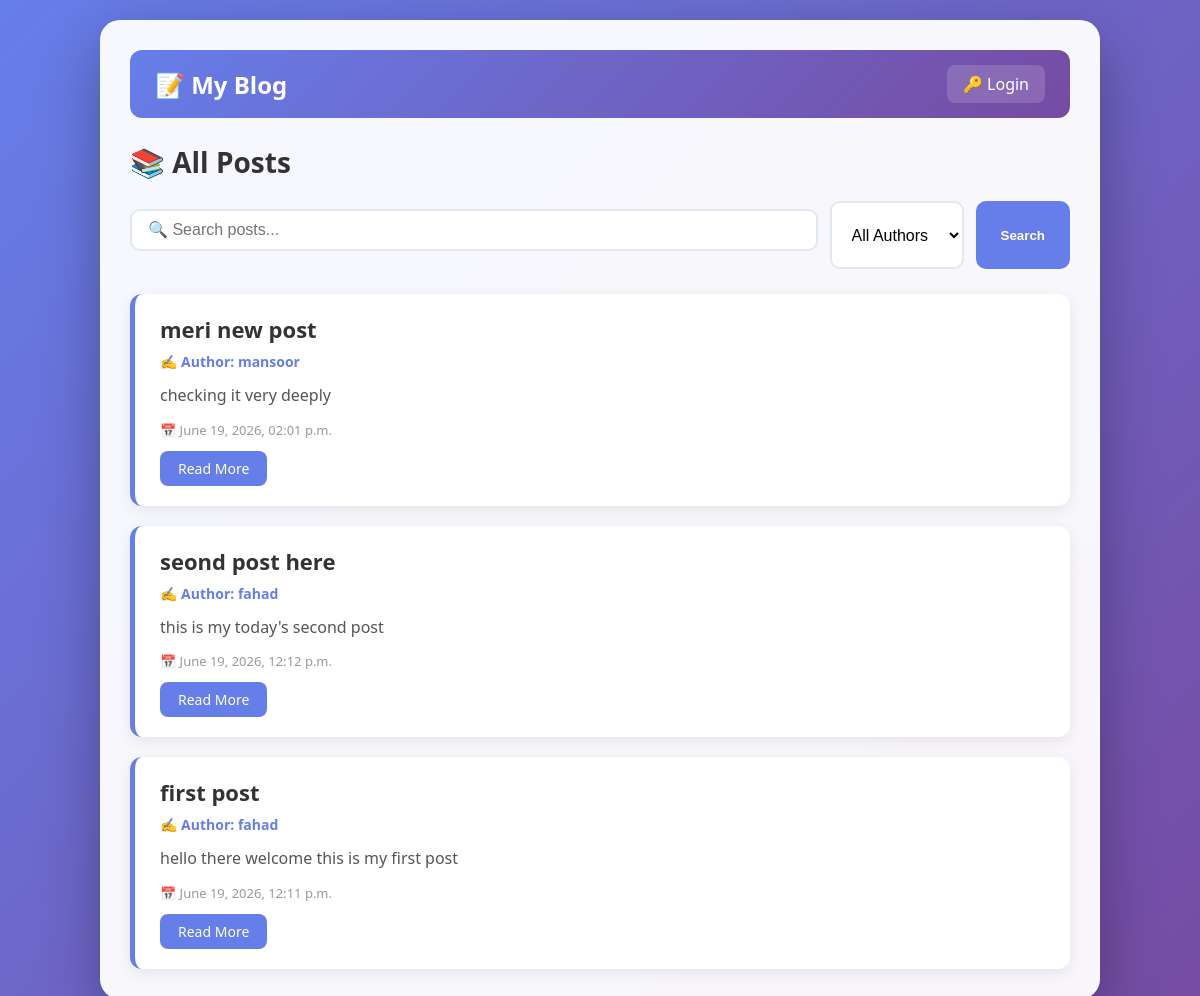
Before: / with the older database file.
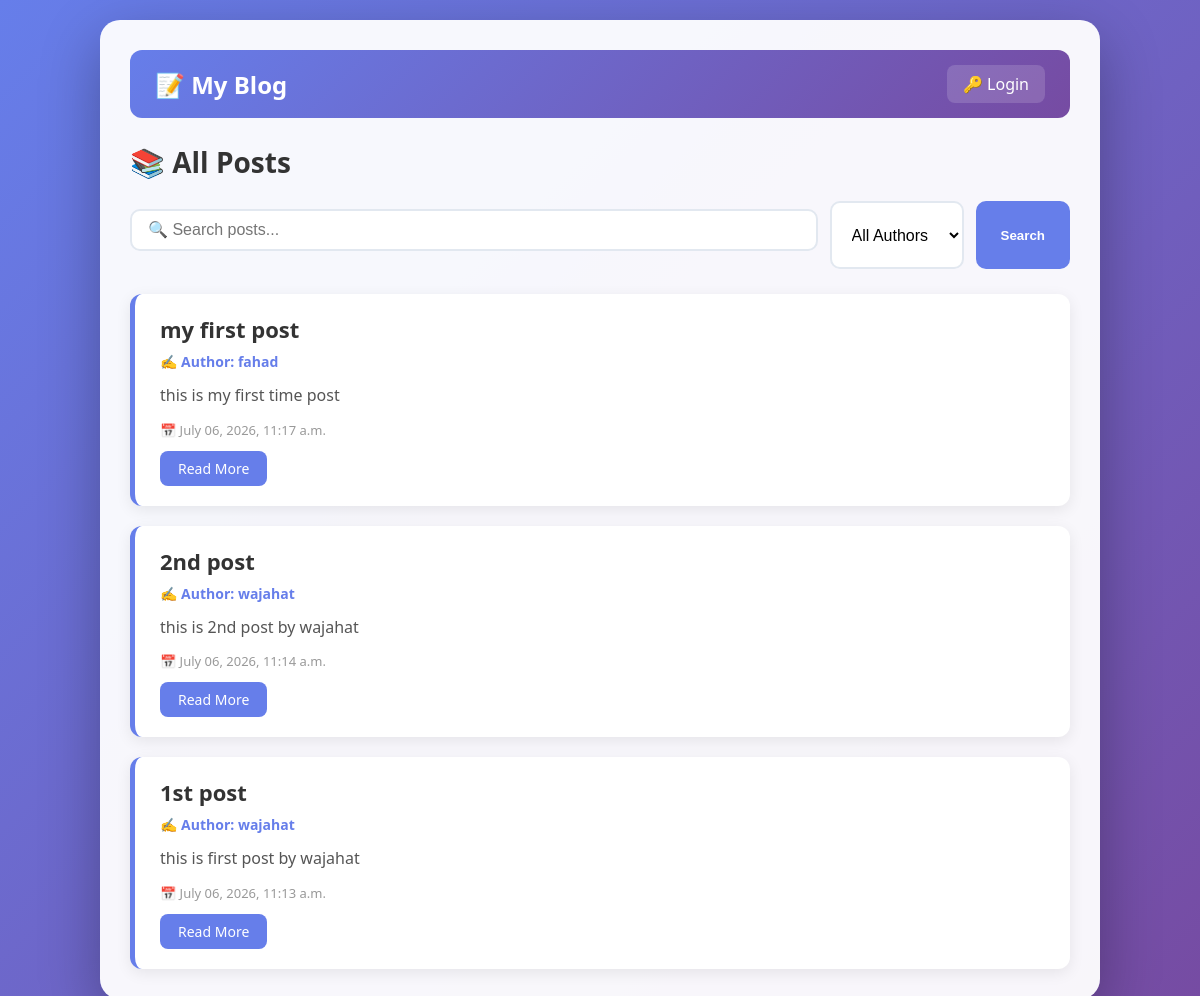
After: the same page with the newer database file.
### posts/models.py (models this page shows, shortened)
class Post(models.Model):
    title = models.CharField(max_length=200)
    content = models.TextField()
    author=models.ForeignKey(User,on_delete=models.CASCADE,related_name='posts',null=True,blank=True)
    created_at = models.DateTimeField(auto_now_add=True)

### posts/views.py (the view)
# urls.py: path('', PostListView.as_view(),name='home'),
class PostListView(ListView): #all posts
    model=Post
    template_name='posts/home.html'
    context_object_name='posts'
    def get_queryset(self):
        queryset=Post.objects.all()
        search=self.request.GET.get('search') #search
        if search:
            queryset=queryset.filter(title__icontains=search)
        author_id = self.request.GET.get('author')
        if author_id:
            queryset = queryset.filter(author_id=author_id)
        return queryset.order_by('-created_at')
    def get_context_data(self, **kwargs):
        context = super().get_context_data(**kwargs)
        context['authors'] = User.objects.all()
        return context

### blogproj/posts/templates/posts/home.html (shortened to what this page needs)
{% extends 'posts/base.html' %}
{% load static %}
{% block content %}
    <h2 class="page-title">📚 All Posts</h2>
    <form method="GET" action="{% url 'home' %}" class="search-form">
        <input type="text" name="search" placeholder="🔍 Search posts..." value="{{ request.GET.search }}">
        <select name="author">
            <option value="">All Authors</option>
        </select>
        <button type="submit">Search</button>
    </form>
    <div class="posts-grid">
        {% for post in posts %}
            <div class="post">
                <h2>{{ post.title }}</h2>
                <p class="author">✍️ Author: {{ post.author.username }}</p>
                <p class="content">{{ post.content|truncatewords:30 }}</p>
                <p class="meta">📅 {{ post.created_at|date:"F d, Y, h:i a" }}</p>
                <div class="actions">
                    <a href="{% url 'detail' pk=post.pk %}" class="btn btn-primary">Read More</a>
                </div>
            </div>
        {% empty %}
            <p>No posts yet. <a href="{% url 'create_post' %}">Create one</a></p>
        {% endfor %}
    </div>
{% endblock %}

### blogproj/posts/templates/posts/base.html (shortened to what this page needs)
{% load static %}
<!DOCTYPE html>
<html>
<head>
    <link rel="stylesheet" type="text/css" href="{% static 'posts/style.css' %}">
</head>
<body>
    <div class="container">
        <div class="nav">
            <h1>📝 My Blog</h1>
            <div class="nav-right">
                {% if user.is_authenticated %}
                    <span class="welcome">👋 Welcome, {{ user.username }}!</span>
                    <a href="{% url 'create_post' %}" class="btn btn-primary" style="background: rgba(255,255,255,0.2);">+ New Post</a>
                    <form action="{% url 'logout' %}" method="POST" style="display: inline; margin: 0;">
                        {% csrf_token %}
                        <button type="submit" class="logout-btn">🚪 Logout</button>
                    </form>
                {% else %}
                    <a href="{% url 'login' %}">🔑 Login</a>
                {% endif %}
            </div>
        </div>
        {% block content %}{% endblock %}
    </div>
</body>
</html>

### posts/static/posts/style.css (style rules this page uses)
* { margin: 0; padding: 0; box-sizing: border-box; }
body { font-family: 'Segoe UI', Tahoma, Geneva, Verdana, sans-serif; background: linear-gradient(135deg, #667eea 0%, #764ba2 100%); min-height: 100vh; padding: 20px; }
.container { max-width: 1000px; margin: 0 auto; background: rgba(255, 255, 255, 0.95); padding: 30px; border-radius: 20px; box-shadow: 0 20px 60px rgba(0,0,0,0.3); }
.nav { display: flex; justify-content: space-between; align-items: center; background: linear-gradient(135deg, #667eea 0%, #764ba2 100%); padding: 15px 25px; border-radius: 12px; color: white; margin-bottom: 25px; flex-wrap: wrap; }
.nav h1 { font-size: 24px; margin: 0; color: white; }
.nav-right { display: flex; align-items: center; gap: 15px; flex-wrap: wrap; }
.nav a { color: white; text-decoration: none; padding: 8px 16px; border-radius: 8px; background: rgba(255,255,255,0.15); transition: background 0.3s; font-weight: 500; }
.btn { display: inline-block; padding: 8px 18px; border: none; border-radius: 8px; text-decoration: none; font-weight: 500; font-size: 14px; cursor: pointer; transition: all 0.3s; }
.btn-primary { background: #667eea; color: white; }
.search-form { display: flex; gap: 12px; margin: 20px 0 25px 0; flex-wrap: wrap; }
.search-form input[type="text"] { flex: 1; padding: 10px 16px; border: 2px solid #e2e8f0; border-radius: 10px; font-size: 16px; min-width: 150px; }
.search-form select { padding: 10px 16px; border: 2px solid #e2e8f0; border-radius: 10px; font-size: 16px; background: white; min-width: 130px; }
.search-form button { padding: 10px 25px; background: #667eea; color: white; border: none; border-radius: 10px; font-weight: 600; cursor: pointer; }
.posts-grid { display: flex; flex-direction: column; gap: 20px; margin-top: 20px; }
.post { background: white; padding: 20px 25px; border-radius: 12px; box-shadow: 0 4px 15px rgba(0,0,0,0.08); border-left: 5px solid #667eea; transition: transform 0.3s, box-shadow 0.3s; }
.post h2 { color: #333; font-size: 22px; margin-bottom: 8px; }
.post .author { color: #667eea; font-weight: 600; font-size: 14px; }
.post .content { color: #555; margin: 12px 0; line-height: 1.6; }
.post .meta { color: #999; font-size: 13px; margin-bottom: 12px; }
.post .actions { display: flex; gap: 10px; flex-wrap: wrap; margin-top: 10px; }
.page-title { color: #333; font-size: 28px; margin-bottom: 20px; }
form input, form textarea { width: 100%; padding: 12px 16px; margin: 8px 0 18px 0; border: 2px solid #e2e8f0; border-radius: 10px; font-size: 16px; transition: border 0.3s; }

Changed rows visible on the page:
removed Post: title "meri new post", author.username "mansoor", content "checking it very deeply", created_at "June 19, 2026, 02:01 p.m."
added Post: title "my first post", author.username "fahad", content "this is my first time post", created_at "July 06, 2026, 11:17 a.m."
changed Post: title "seond post here" → "2nd post"; author.username "fahad" → "wajahat"; content "this is my today's second post" → "this is 2nd post by wajahat"; created_at "June 19, 2026, 12:12 p.m." → "July 06, 2026, 11:14 a.m."
changed Post: title "first post" → "1st post"; author.username "fahad" → "wajahat"; content "hello there welcome this is my first post" → "this is first post by wajahat"; created_at "June 19, 2026, 12:11 p.m." → "July 06, 2026, 11:13 a.m."
